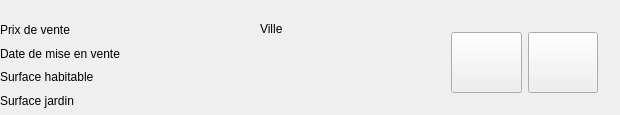
<?xml version="1.0" encoding="UTF-8"?>
<ui version="4.0">
 <class>Form</class>
 <widget class="QWidget" name="Form">
  <property name="geometry">
   <rect>
    <x>0</x>
    <y>0</y>
    <width>620</width>
    <height>115</height>
   </rect>
  </property>
  <property name="windowTitle">
   <string>Form</string>
  </property>
  <widget class="QLabel" name="label_Ville">
   <property name="geometry">
    <rect>
     <x>260</x>
     <y>20</y>
     <width>79</width>
     <height>17</height>
    </rect>
   </property>
   <property name="text">
    <string>Ville</string>
   </property>
  </widget>
  <widget class="QWidget" name="">
   <property name="geometry">
    <rect>
     <x>0</x>
     <y>21</y>
     <width>149</width>
     <height>88</height>
    </rect>
   </property>
   <layout class="QVBoxLayout" name="verticalLayout">
    <item>
     <widget class="QLabel" name="label_PrixdeVente">
      <property name="text">
       <string>Prix de vente</string>
      </property>
     </widget>
    </item>
    <item>
     <widget class="QLabel" name="label_DatedeMiseenVente">
      <property name="text">
       <string>Date de mise en vente</string>
      </property>
     </widget>
    </item>
    <item>
     <widget class="QLabel" name="label_SurfaceHabitable">
      <property name="text">
       <string>Surface habitable</string>
      </property>
     </widget>
    </item>
    <item>
     <widget class="QLabel" name="label_SurfaceJardin">
      <property name="text">
       <string>Surface jardin</string>
      </property>
     </widget>
    </item>
   </layout>
  </widget>
  <widget class="QWidget" name="">
   <property name="geometry">
    <rect>
     <x>451</x>
     <y>31</y>
     <width>147</width>
     <height>63</height>
    </rect>
   </property>
   <layout class="QHBoxLayout" name="horizontalLayout">
    <item>
     <widget class="QPushButton" name="pushButton_modifierBien">
      <property name="minimumSize">
       <size>
        <width>71</width>
        <height>61</height>
       </size>
      </property>
      <property name="maximumSize">
       <size>
        <width>71</width>
        <height>61</height>
       </size>
      </property>
      <property name="icon">
       <iconset resource="ressources.qrc">
        <normaloff>:/app/bien48</normaloff>:/app/bien48</iconset>
      </property>
      <property name="iconSize">
       <size>
        <width>46</width>
        <height>46</height>
       </size>
      </property>
     </widget>
    </item>
    <item>
     <widget class="QPushButton" name="pushButton_supprimerBien">
      <property name="maximumSize">
       <size>
        <width>71</width>
        <height>61</height>
       </size>
      </property>
      <property name="icon">
       <iconset resource="ressources.qrc">
        <normaloff>:/app/annuler48</normaloff>:/app/annuler48</iconset>
      </property>
      <property name="iconSize">
       <size>
        <width>46</width>
        <height>46</height>
       </size>
      </property>
     </widget>
    </item>
   </layout>
  </widget>
 </widget>
 <resources>
  <include location="ressources.qrc"/>
 </resources>
 <connections/>
</ui>
